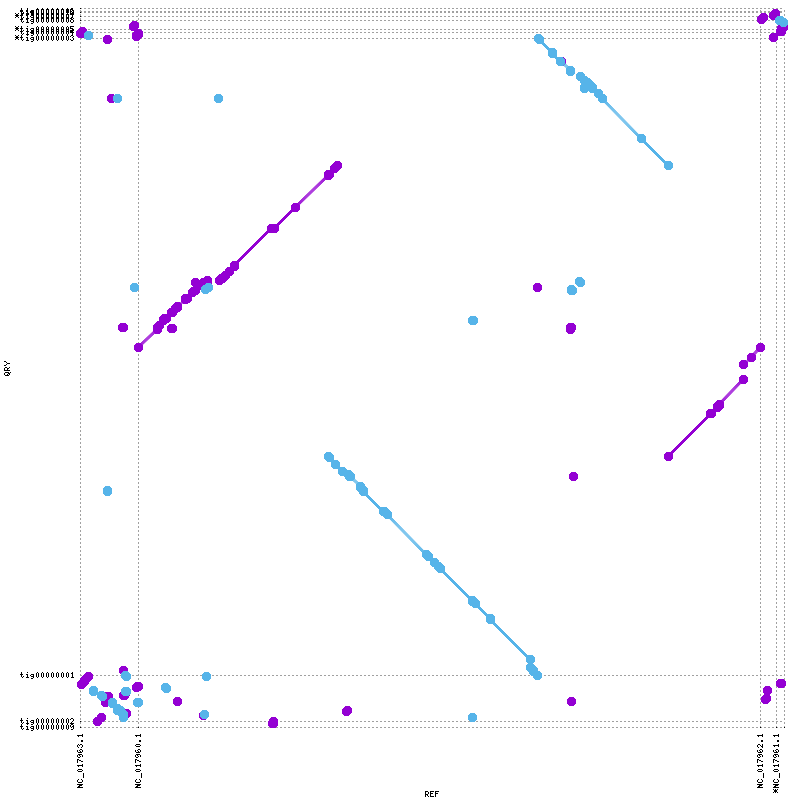

This figure's gnuplot source:
set terminal png tiny size 800,800
set output "out.png"
set xtics rotate ( \
 "NC_017963.1" 1.0, \
 "NC_017960.1" 251926.0, \
 "NC_017962.1" 2950062.0, \
 "*NC_017961.1" 3016308.0, \
 "" 3052572 \
)
set ytics ( \
 "tig00000009" 1.0, \
 "tig00000002" 24948.0, \
 "tig00000001" 224329.0, \
 "*tig00000003" 2986803.0, \
 "tig00000004" 3009574.0, \
 "*tig00000005" 3024307.0, \
 "tig00000008" 3064319.0, \
 "*tig00000007" 3079746.0, \
 "tig00000012" 3095789.0, \
 "tig00000006" 3100013.0, \
 "" 3115034 \
)
set size 1,1
set grid
unset key
set border 0
set tics scale 0
set xlabel "REF"
set ylabel "QRY"
set format "%.0f"
set mouse format "%.0f"
set mouse mouseformat "[%.0f, %.0f]"
set xrange [1:3052572]
set yrange [1:3115034]
set style line 1  lt 1 lw 3 pt 6 ps 1
set style line 2  lt 3 lw 3 pt 6 ps 1
set style line 3  lt 2 lw 3 pt 6 ps 1
plot \
 "out.fplot" title "FWD" w lp ls 1, \
 "out.rplot" title "REV" w lp ls 2
